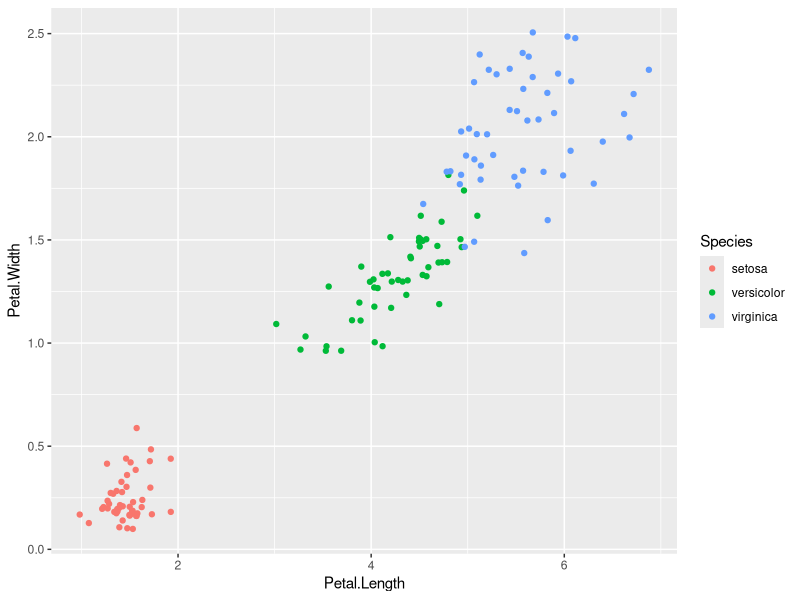
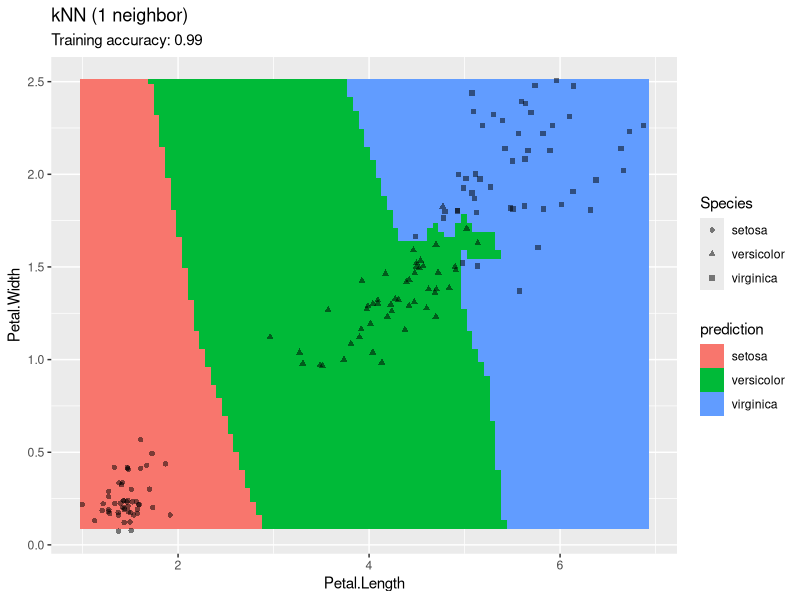
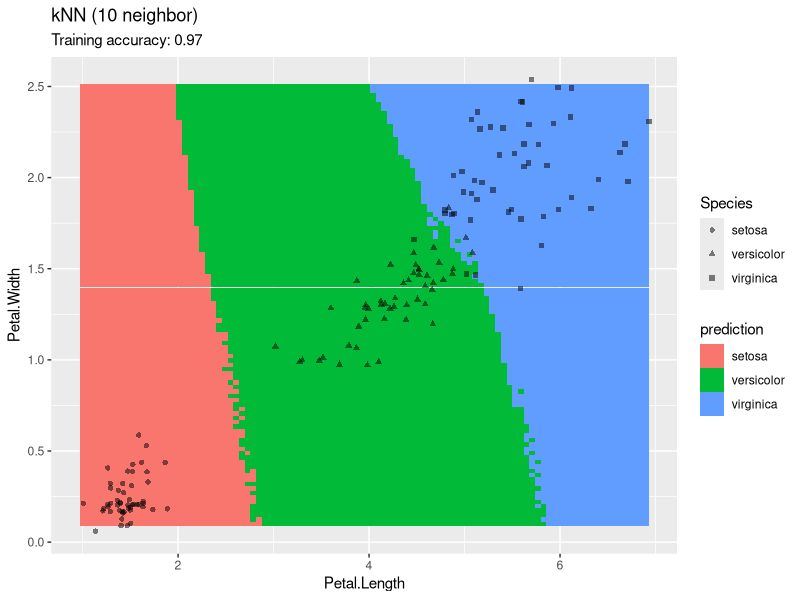
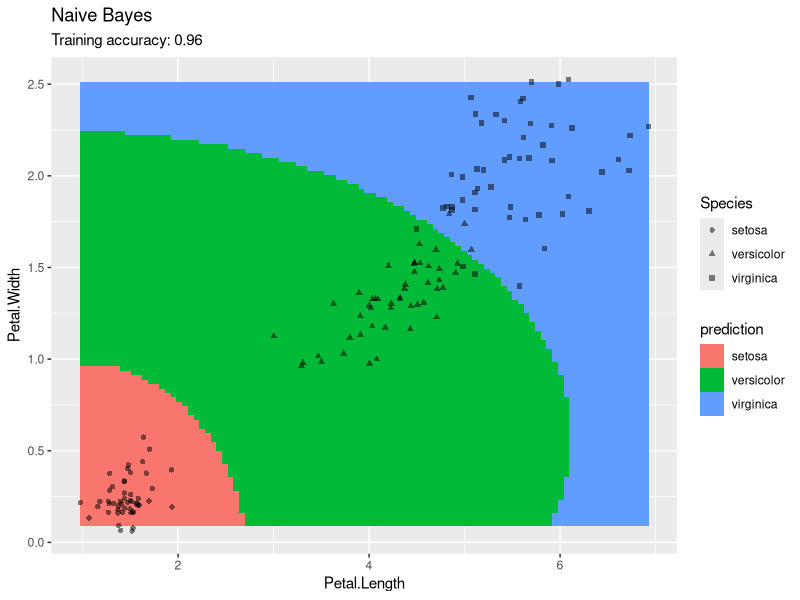
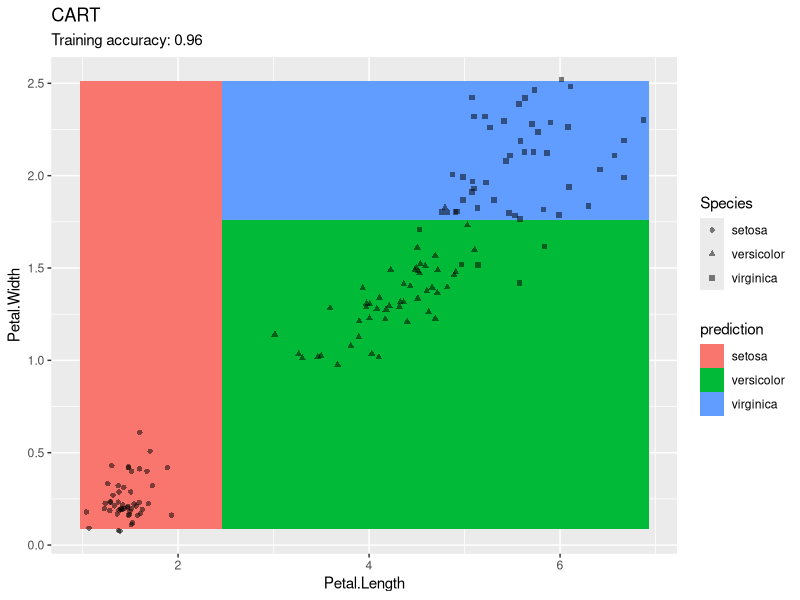
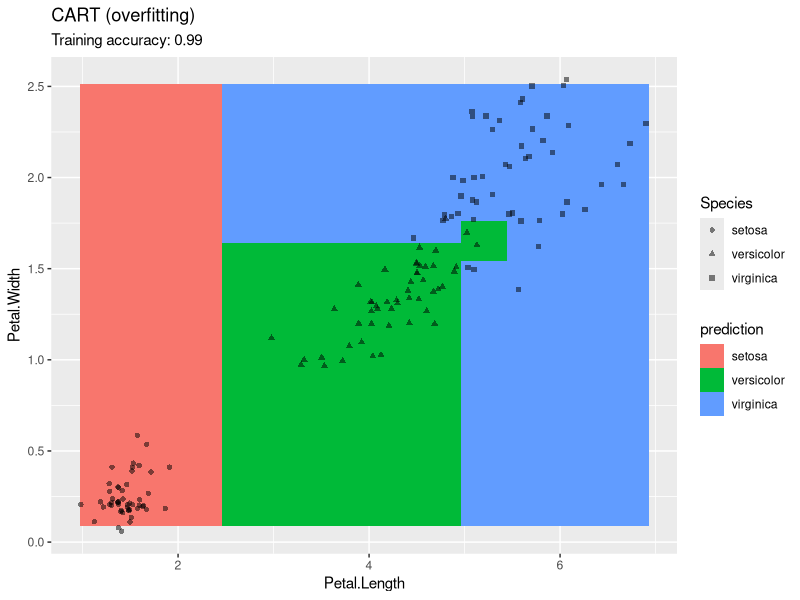

The R script that drew these images, in order:
## ---- chunk 1
library(scales)
library(tidyverse)
library(caret)

## ---- chunk 2
decisionplot <- function(model, x, cl = NULL, predict_type = "class",
  resolution = 100) {

  if(!is.null(cl)) {
    x_data <- x %>% dplyr::select(-all_of(cl))
    cl <- x %>% pull(cl)
  } else cl <- 1
  k <- length(unique(cl))

  # resubstitution accuracy
  prediction <- predict(model, x_data, type = predict_type)
  if(is.list(prediction)) prediction <- prediction$class
  if(is.numeric(prediction))
    prediction <-  factor(prediction, labels = levels(cl))
  else
    prediction <- factor(prediction, levels = levels(cl))

  cm <- confusionMatrix(data = prediction, reference = cl)
  acc <- cm$overall["Accuracy"]

  # evaluate model on a grid
  r <- sapply(x[, 1:2], range, na.rm = TRUE)
  xs <- seq(r[1,1], r[2,1], length.out = resolution)
  ys <- seq(r[1,2], r[2,2], length.out = resolution)
  g <- cbind(rep(xs, each = resolution), rep(ys, time = resolution))
  colnames(g) <- colnames(r)
  g <- as_tibble(g)

  ### guess how to get class labels from predict
  ### (unfortunately not very consistent between models)
  prediction <- predict(model, g, type = predict_type)
  if(is.list(prediction)) prediction <- prediction$class
  if(is.numeric(prediction))
    prediction <-  factor(prediction, labels = levels(cl))
  else
    prediction <- factor(prediction, levels = levels(cl))

  g <- g %>% add_column(prediction)

  ggplot(g, mapping = aes_string(
    x = colnames(g)[1],
    y = colnames(g)[2])) +
    geom_tile(mapping = aes(fill = prediction)) +
    geom_jitter(data = x, mapping =  aes_string(
      x = colnames(x)[1],
      y = colnames(x)[2],
      shape = colnames(x)[3]), alpha = .5) +
    labs(subtitle = paste("Training accuracy:", round(acc, 2)))
}
## ---- chunk 3
set.seed(341)
data(iris)
iris <- as_tibble(iris)


x <- iris %>% dplyr::select(Petal.Length, Petal.Width, Species)
x
## ---- chunk 4
ggplot(x, aes(x = Petal.Length, y = Petal.Width, color = Species)) + geom_jitter()
## ---- chunk 5
model <- x %>% knn3(Species ~ ., data = ., k = 1)
decisionplot(model, x, cl = "Species") + labs(title = "kNN (1 neighbor)")
## ---- chunk 6
model <- x %>% knn3(Species ~ ., data = ., k = 10)
decisionplot(model, x, cl = "Species") + labs(title = "kNN (10 neighbor)")
## ---- chunk 7
library(e1071) #be sure to install the package e1071
model <- x %>% naiveBayes(Species ~ ., data = .)
decisionplot(model, x, cl = "Species") + labs(title = "Naive Bayes")
## ---- chunk 8
library("rpart")
model <- x %>% rpart(Species ~ ., data = .)
decisionplot(model, x, cl = "Species") + labs(title = "CART")
## ---- chunk 9
model <- x %>% rpart(Species ~ ., data = .,
  control = rpart.control(cp = 0.001, minsplit = 1))
decisionplot(model, x, cl = "Species") + labs(title = "CART (overfitting)")
